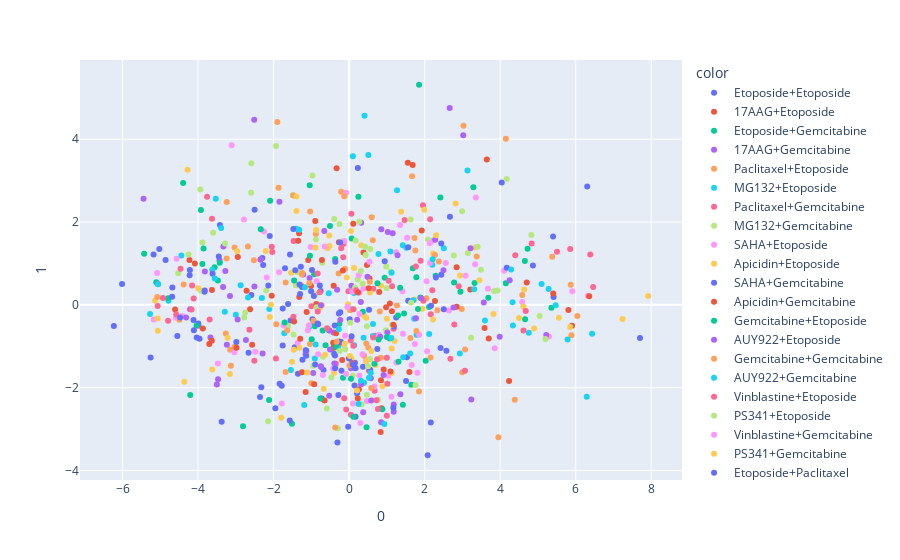

Source (notebook cell):
### Code cell
#pca model
import pandas as pd
import plotly.express as px
from sklearn.decomposition import PCA
dataset = pd.read_csv('csvfiles/final_res.csv')
X_drug = dataset.iloc[:, 2:15].values

X_drug = StandardScaler().fit_transform(X_drug)

pca_drug = PCA(n_components=2)
components = pca_drug.fit_transform(X_drug)



fig = px.scatter(components, x=0, y=1, color=dataset['drug_name'])
fig.show()
